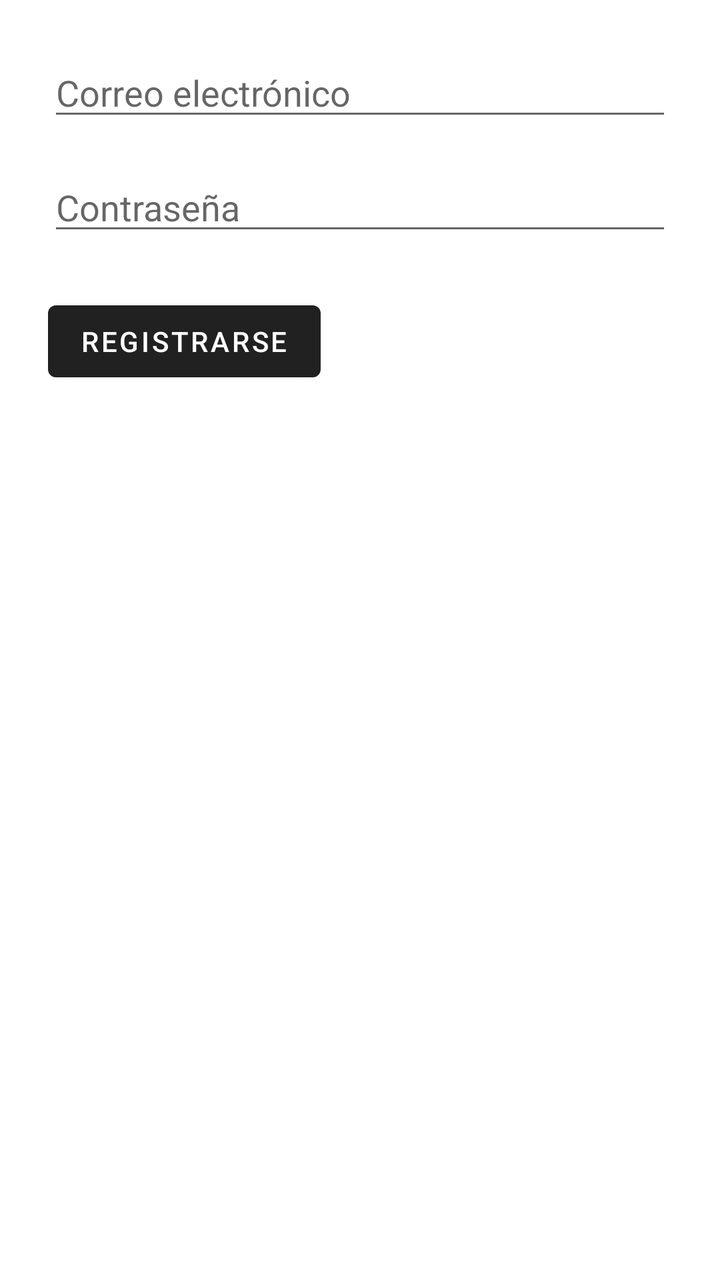
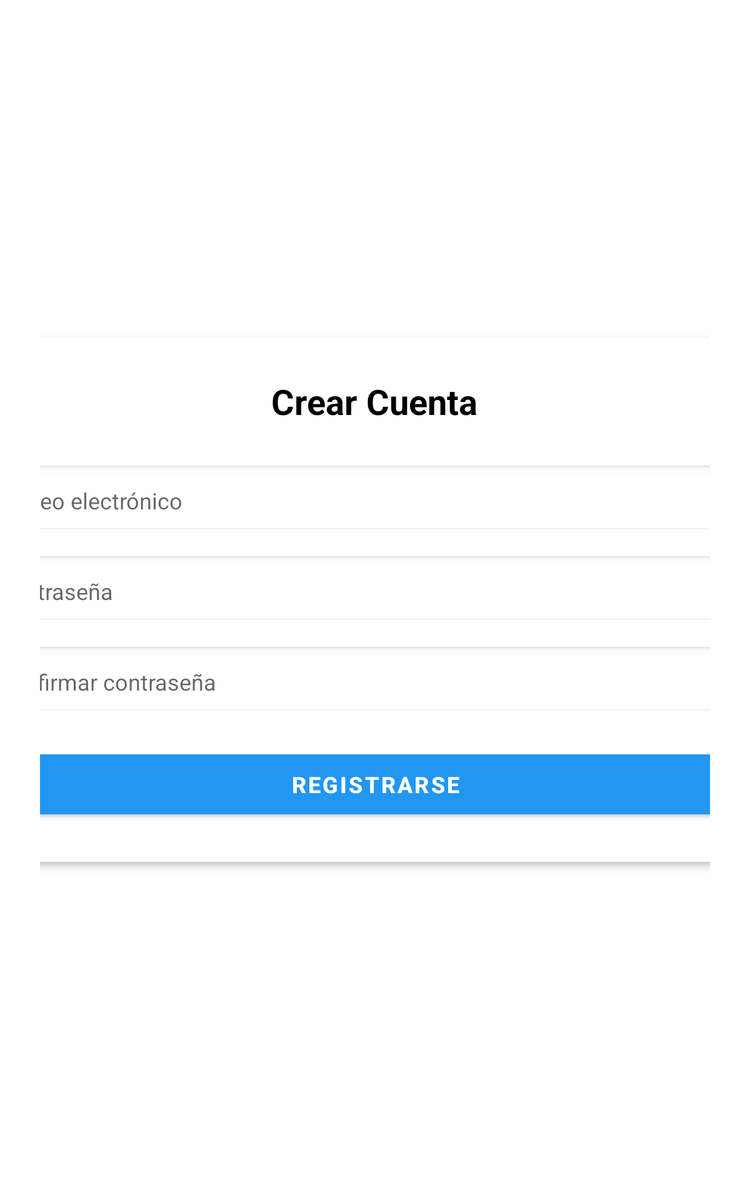

Compare how this app lays out the same screen by default and in its alternative resource folder. The renders come first, then the two layout files and the values they reference.
<!-- AndroidManifest.xml: application theme Theme.AppMovil -->
<!-- res/layout/fragment_register.xml -->
<?xml version="1.0" encoding="utf-8"?>
<LinearLayout xmlns:android="http://schemas.android.com/apk/res/android"
    android:padding="24dp"
    android:orientation="vertical"
    android:layout_width="match_parent"
    android:layout_height="match_parent">

    <EditText
        android:id="@+id/etEmail"
        android:hint="Correo electrónico"
        android:inputType="textEmailAddress"
        android:layout_width="match_parent"
        android:layout_height="wrap_content"/>

    <EditText
        android:id="@+id/etPassword"
        android:hint="Contraseña"
        android:inputType="textPassword"
        android:layout_width="match_parent"
        android:layout_height="wrap_content"
        android:layout_marginTop="16dp"/>

    <Button
        android:id="@+id/btnRegister"
        android:text="Registrarse"
        android:layout_width="wrap_content"
        android:layout_height="wrap_content"
        android:layout_marginTop="24dp"/>
</LinearLayout>
<!-- resources referenced by this layout -->
<resources>
  <style name="Theme.AppMovil" parent="Theme.MaterialComponents.DayNight.DarkActionBar" />
</resources>
<!-- res/layout-sw600dp/fragment_register.xml (the repository's variant of the layout above) -->
<!-- drawn on a 7-inch tablet held upright -->
<?xml version="1.0" encoding="utf-8"?>
<ScrollView xmlns:android="http://schemas.android.com/apk/res/android"
    android:layout_width="match_parent"
    android:layout_height="match_parent"
    android:padding="32dp">

    <LinearLayout
        android:orientation="vertical"
        android:layout_width="700dp"
        android:layout_gravity="center"
        android:layout_height="wrap_content"
        android:background="@android:color/white"
        android:elevation="4dp"
        android:padding="32dp">

        <TextView
            android:layout_width="wrap_content"
            android:layout_height="wrap_content"
            android:text="Crear Cuenta"
            android:textSize="28sp"
            android:textStyle="bold"
            android:textColor="#000000"
            android:layout_gravity="center_horizontal"
            android:layout_marginBottom="32dp" />

        <EditText
            android:id="@+id/etEmail"
            android:layout_width="match_parent"
            android:layout_height="wrap_content"
            android:hint="Correo electrónico"
            android:inputType="textEmailAddress"
            android:padding="16dp"
            android:textSize="18sp"
            android:background="@android:drawable/edit_text"
            android:layout_marginBottom="16dp" />

        <EditText
            android:id="@+id/etPassword"
            android:layout_width="match_parent"
            android:layout_height="wrap_content"
            android:hint="Contraseña"
            android:inputType="textPassword"
            android:padding="16dp"
            android:textSize="18sp"
            android:background="@android:drawable/edit_text"
            android:layout_marginBottom="16dp" />

        <EditText
            android:id="@+id/etConfirmPassword"
            android:layout_width="match_parent"
            android:layout_height="wrap_content"
            android:hint="Confirmar contraseña"
            android:inputType="textPassword"
            android:padding="16dp"
            android:textSize="18sp"
            android:background="@android:drawable/edit_text"
            android:layout_marginBottom="24dp" />

        <Button
            android:id="@+id/btnRegister"
            android:layout_width="match_parent"
            android:layout_height="60dp"
            android:text="Registrarse"
            android:textSize="18sp"
            android:textStyle="bold"
            android:textColor="@android:color/white"
            android:backgroundTint="#2196F3"
            android:elevation="6dp" />

    </LinearLayout>
</ScrollView>
